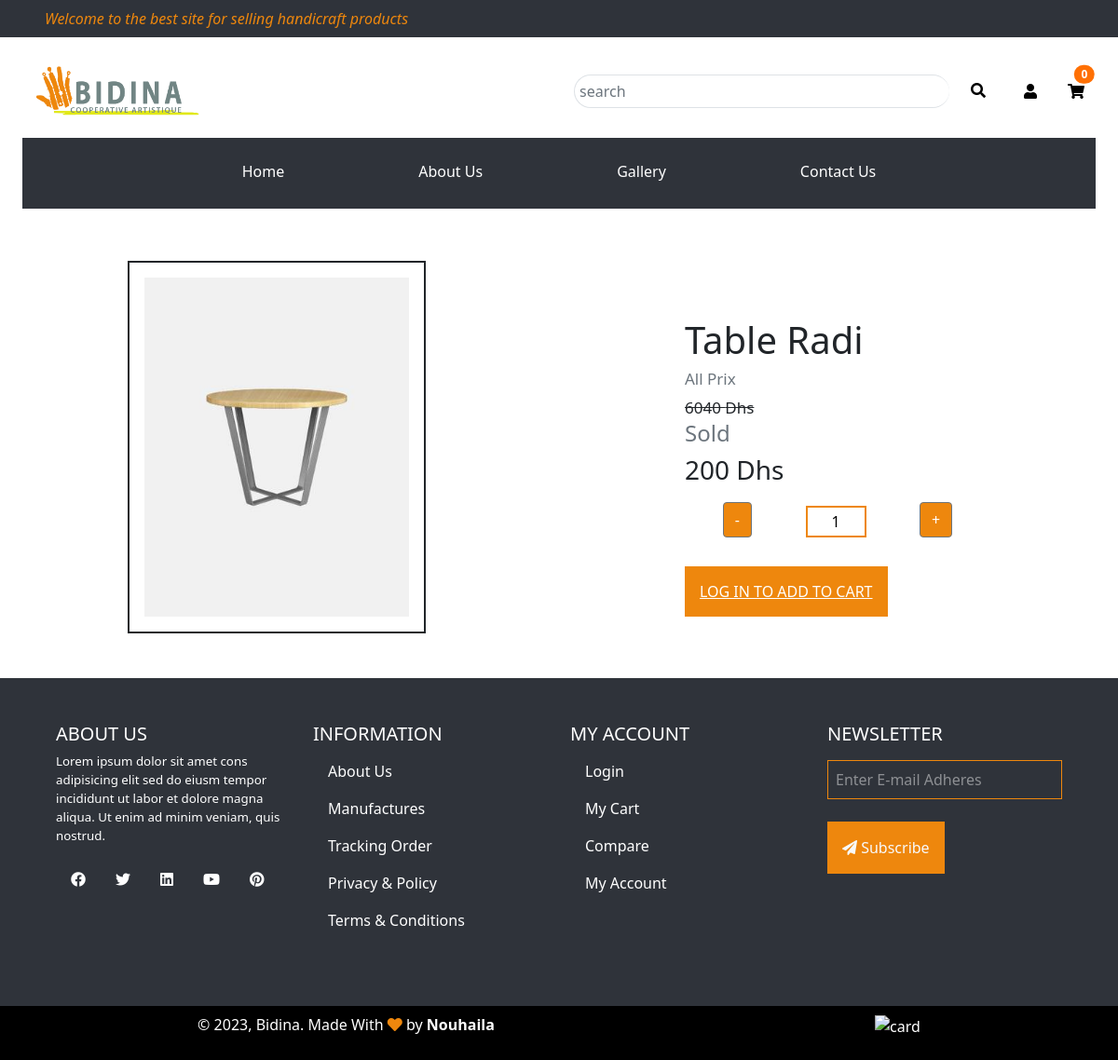
The app's page /bidina-project/productDet/productDet/45 with its own data.
### tables this page shows
CREATE TABLE `products` (
  `id_product` int(11) NOT NULL,
  `img` varchar(255) NOT NULL,
  `titre` varchar(255) NOT NULL,
  `sold` varchar(255) NOT NULL,
  `allPrix` varchar(255) NOT NULL,
  `remise` int(255) NOT NULL,
  `new` varchar(255) NOT NULL,
  `categoris` varchar(255) NOT NULL,
  `date_Prod` timestamp NOT NULL DEFAULT current_timestamp()
);

### bidina-project/app/controllers/ProductDet.php (called while the page is built)
<?php
class ProductDet extends Controller
{
  public function __construct()
  {
    $this->prodModel = $this->model('Products');
    $this->panierModel = $this->model('Panier');
  }
  public function productDet($id)
  {
    @$products = $this->prodModel->getprodById($id);
    @$paniers = $this->panierModel->getCountQuantityProdInPanier($_SESSION['user_id']);
    $data = [
      'products' => $products,
      'paniers' => $paniers,
    ];
    $this->view('pages/productDet', $data);
  }
}

### bidina-project/app/libraries/Core.php (called while the page is built, shortened)
<?php
  class Core {
    protected $currentMethod = 'index';
    public function __construct(){
      $url = $this->getUrl();
      if(isset($url[1]) && file_exists('../app/controllers/' . ucwords($url[0]) . '.php')){
        unset($url[0]);
      }
      $this->currentController = new $this->currentController;
      if(isset($url[1])){
        if(method_exists($this->currentController, $url[1])){
          $this->currentMethod = $url[1];
          unset($url[1]);
        }
      }
      $this->params = $url ? array_values($url) : [];
      call_user_func_array([$this->currentController, $this->currentMethod], $this->params);
    }
    public function getUrl(){
      if(isset($_GET['url'])){
        $url = rtrim($_GET['url'], '/');
        $url = filter_var($url, FILTER_SANITIZE_URL);
        $url = explode('/', $url);
        return $url;
      }
    }
  }

### bidina-project/public/index.php (called while the page is built, shortened)
<?php
    $init = new Core();

### bidina-project/app/libraries/Database.php (called while the page is built, shortened)
<?php
   class Database{
        private $host = DB_HOST;
        private $user = DB_USER;
        private $pass = DB_PASS;
        private $dbname = DB_NAME;
        private $dbh;
        private $stmt;
        public function __construct(){
            $dsn = 'mysql:host=' . $this -> host . ';dbname=' . $this -> dbname;
            $option = array(
                PDO::ATTR_PERSISTENT => true,
                PDO::ATTR_ERRMODE => PDO::ERRMODE_EXCEPTION
            );
            try{
                $this -> dbh = new PDO($dsn, $this -> user, $this -> pass, $option);
            }
            catch(PDOException $e){
                $this -> error = $e -> getMessage();
                echo $this -> error;
            }
        }
        public function query($sql){
            $this -> stmt = $this -> dbh -> prepare($sql);
        }
        public function bind($param, $value, $type = null){
            if(is_null($type)){
              switch(true){
                default:
                  $type = PDO::PARAM_STR;
              }
            }
            $this->stmt->bindValue($param, $value, $type);
          }
        public function resultSet(){
            $this -> stmt -> execute();
            return $this -> stmt -> fetchAll(PDO::FETCH_OBJ);
        }
        public function single(){
            $this -> stmt -> execute();
             return $this -> stmt -> fetch(PDO::FETCH_OBJ);
        }
    }

### bidina-project/app/models/Products.php (called while the page is built, shortened)
<?php
class Products {
    private $db;
    public function __construct()
    {
        $this -> db = new Database;
    }
    public function getprodById($id){
        $this->db->query('SELECT * FROM `products` WHERE id_product = :id');
        $this->db->bind(':id', $id);
        $row = $this->db->single();
        return $row;
    }
}

### bidina-project/app/views/pages/productDet.php (the view, shortened to what this page needs)
<?php require APPROOT . '/views/inc/header.php'; ?>
<?php require APPROOT . '/views/inc/navbar.php'; ?>
<div class="container  single-product my-5">
    <div class="row justify-content-center align-items-center">
        <div class="col-lg-6 col-sm-8 ">
            <img src="<?= URLROOT; ?>/public/img/imgProducts/<?= $data['products']->img; ?>" class="border p-3 border-dark border-2" style="width: 20rem; height: 25rem;" id="ProductImg">
        </div>
        <div class="col-lg-4 col-sm-8" style="padding-left: 40px;">
            <h1 class="fontliv"><?= $data['products']->titre; ?></h1>
            <h4 class="fonts text-secondary fw-lighter fonts" style="font-size: 17px;">All Prix</h4>
            <del class="fonts line" style="font-size: 17px;"><?= $data['products']->allPrix; ?> Dhs</del>
            <h4 class="fonts text-secondary fw-lighter fonts">Sold</h4>
            <h3 class="fonts"><?= $data['products']->sold; ?> Dhs</h3>
            <form method="post" action="<?= URLROOT; ?>/paniers/addToPanier">
                <div class="coun d-flex justify-content-around" style="margin: 18px 12px;">
                    <div class="btns btn" id="decrement" style="border: 1px solid #6c757d; background: #ee870d; color: #fff;">-</div>
                    <input id="counter" type="text" value="1" class="mt-1" name="quantity" style="width: 65px; text-align: center; border: 2px solid #ee870d;">
                    <div class="btns btn" id="increment" style="border: 1px solid #6c757d; background: #ee870d; color: #fff;">+</div>
                </div>
                <?php if (isset($_SESSION['user_id'])) : ?>
                    <input type="submit" name="submit" value="ADD TO CARD" class="batin p-3 border-0 text-light w-100">
                <?php else : ?>
                    <a class="batin position-relative p-3 border-0 text-light" style="top: 28px; width : 100%;" href="<?= URLROOT; ?>/users/signin">LOG IN TO ADD TO CART</a>
                <?php endif; ?>
            </form>
        </div>
    </div>
</div>
<?php require APPROOT . '/views/inc/footer.php'; ?>

### bidina-project/public/css/style.css (style rules this page uses)
* { box-shadow: none !important; }
a.text-light { color: #000 !important; }
@media (min-width: 992px) { a.text-light { color: rgb(255, 255, 255) !important; } }
.batin { background-color: #ee870d; transition: all 0.4s ease 0s; }

### records on screen
products: img (picture), titre "Table Radi", allPrix "6040", sold "200"

### other values on screen
$data['paniers'] "0"
